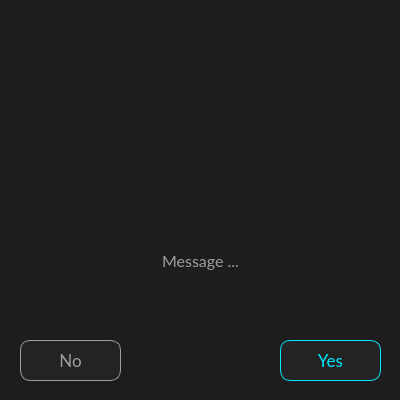
<?xml version="1.0" encoding="UTF-8"?>
<ui version="4.0">
 <class>YesNoDialog</class>
 <widget class="QDialog" name="YesNoDialog">
  <property name="geometry">
   <rect>
    <x>0</x>
    <y>0</y>
    <width>400</width>
    <height>400</height>
   </rect>
  </property>
  <property name="minimumSize">
   <size>
    <width>400</width>
    <height>400</height>
   </size>
  </property>
  <property name="maximumSize">
   <size>
    <width>400</width>
    <height>400</height>
   </size>
  </property>
  <property name="windowTitle">
   <string>Dialog</string>
  </property>
  <property name="styleSheet">
   <string notr="true">background-color: #1d1d1d;</string>
  </property>
  <widget class="QLabel" name="label_message">
   <property name="geometry">
    <rect>
     <x>20</x>
     <y>200</y>
     <width>361</width>
     <height>121</height>
    </rect>
   </property>
   <property name="font">
    <font>
     <family>Lato</family>
     <pointsize>12</pointsize>
    </font>
   </property>
   <property name="styleSheet">
    <string notr="true">color: #9e9e9e;</string>
   </property>
   <property name="text">
    <string>Message ...</string>
   </property>
   <property name="alignment">
    <set>Qt::AlignmentFlag::AlignCenter</set>
   </property>
   <property name="wordWrap">
    <bool>true</bool>
   </property>
  </widget>
  <widget class="QPushButton" name="button_yes">
   <property name="geometry">
    <rect>
     <x>280</x>
     <y>340</y>
     <width>101</width>
     <height>41</height>
    </rect>
   </property>
   <property name="font">
    <font>
     <family>Lato</family>
     <pointsize>13</pointsize>
    </font>
   </property>
   <property name="cursor">
    <cursorShape>PointingHandCursor</cursorShape>
   </property>
   <property name="styleSheet">
    <string notr="true">QPushButton {
    border: 1px solid #00eaff;
    background-color: #232323; 
    color: #00eaff;
    border-radius: 10px;
}

QPushButton:hover {
	background-color: #131313;
}</string>
   </property>
   <property name="text">
    <string>Yes</string>
   </property>
  </widget>
  <widget class="QLabel" name="label_icon">
   <property name="enabled">
    <bool>true</bool>
   </property>
   <property name="geometry">
    <rect>
     <x>120</x>
     <y>20</y>
     <width>161</width>
     <height>161</height>
    </rect>
   </property>
   <property name="text">
    <string/>
   </property>
   <property name="pixmap">
    <pixmap>ui/_pics/icons/attention_orange.png</pixmap>
   </property>
   <property name="scaledContents">
    <bool>true</bool>
   </property>
   <property name="alignment">
    <set>Qt::AlignmentFlag::AlignCenter</set>
   </property>
  </widget>
  <widget class="QPushButton" name="button_no">
   <property name="geometry">
    <rect>
     <x>20</x>
     <y>340</y>
     <width>101</width>
     <height>41</height>
    </rect>
   </property>
   <property name="font">
    <font>
     <family>Lato</family>
     <pointsize>13</pointsize>
    </font>
   </property>
   <property name="cursor">
    <cursorShape>PointingHandCursor</cursorShape>
   </property>
   <property name="styleSheet">
    <string notr="true">QPushButton {
    border: 1px solid #9e9e9e;
    background-color: #232323; 
    color: #9e9e9e;
    border-radius: 10px;
}

QPushButton:hover {
	background-color: #131313;
}
</string>
   </property>
   <property name="text">
    <string>No</string>
   </property>
  </widget>
 </widget>
 <resources/>
 <connections/>
</ui>
